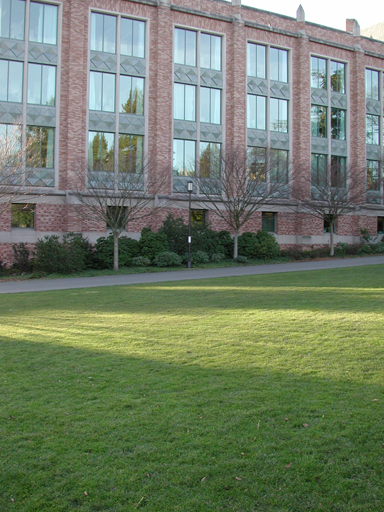
%> input picture examples/dataset1/pano1_0008.bmp, 384 x 512 px
$ octave --eval "result = crop2rect(imread('../examples/dataset1/pano1_0008.bmp'));"   (GNU Octave 9; MATLAB toolbox functions it lacks are replaced by stand-ins)
%> lines starting %> are read from the running program, lines starting %| are printed output that depends on the picture
function [ result ] = crop2rect( I )
    G = rgb2gray(I);
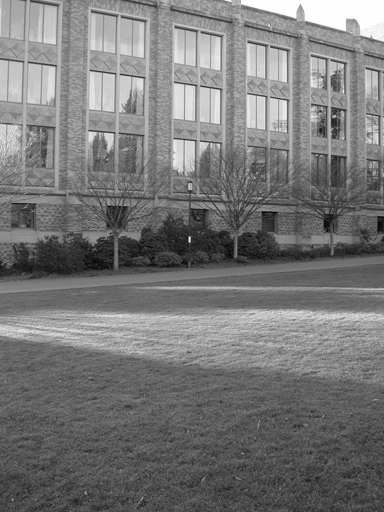
%> G: size 512x384 uint8; min 4, max 255, mean 119.8
    threshold = 0.99;
    [h, w, ~] = size(I);
%> h = 512; w = 384
    left = 1;
    right = w;
%> right = 384
    top = 1;
    bottom = h;
%> bottom = 512
    flag = [false, false, false, false];
    while (nnz(flag) ~= 4)
        if (~flag(1))
            left = left + 1;
            if (sum(G(top : bottom, left)) / (bottom - top) >= threshold)
                flag(1) = true;
            end
        end
        if (~flag(2))
            right = right - 1;
            if (sum(G(top : bottom, right)) / (bottom - top) >= threshold)
                flag(2) = true;
            end
        end
        if (~flag(3))
            top = top + 1;
            if (sum(G(top, left : right)) / (right - left) >= threshold)
                flag(3) = true;
            end
        end
        if (~flag(4))
            bottom = bottom - 1;
            if (sum(G(bottom, left : right)) / (right - left) >= threshold)
                flag(4) = true;
            end
        end
    end
%> after the loop, flag = [true true true true]; left = 2; top = 2

    result = imcrop(I, [left, top, right - left, bottom - top]);
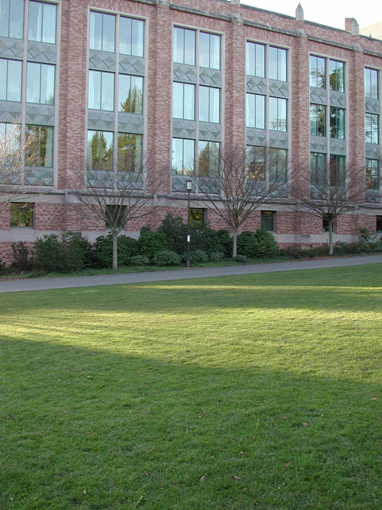
%> result: size 510x382x3 uint8; mean R, G, B 112.9, 126.3, 104
end

$ run again, on examples/dataset1/pano1_0009.bmp
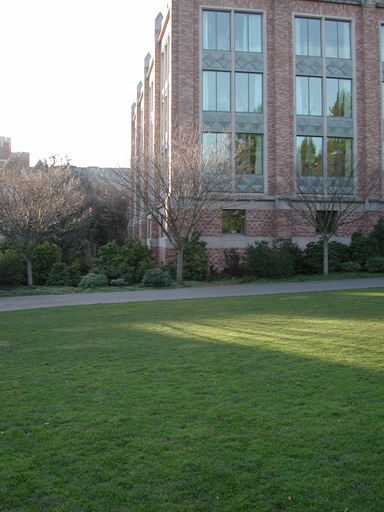
%> input picture examples/dataset1/pano1_0009.bmp, 384 x 512 px
%> in crop2rect, `G = rgb2gray(I);`:
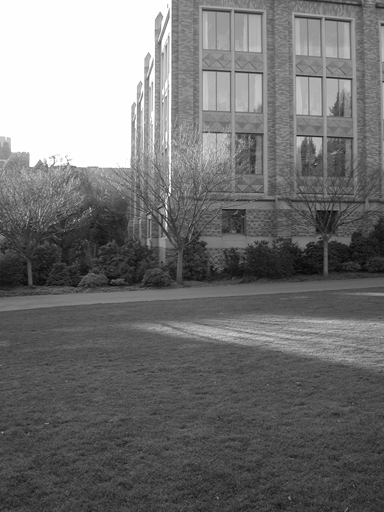
%> G: size 512x384 uint8; min 2, max 255, mean 114.1
%> after the loop in crop2rect, `while (nnz(flag) ~= 4)`: flag = [true true true true]; left = 2
%> in crop2rect, `result = imcrop(I, [left, top, right - left, bottom - top]);`:
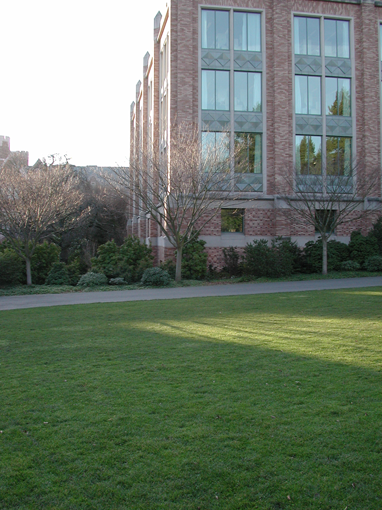
%> result: size 510x382x3 uint8; mean R, G, B 106.8, 119.7, 104

$ run again, on examples/dataset1/pano1_0010.bmp
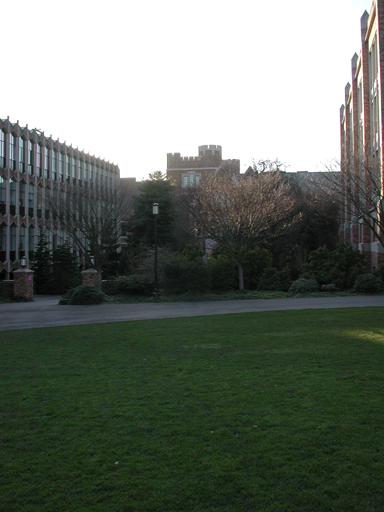
%> input picture examples/dataset1/pano1_0010.bmp, 384 x 512 px
%> in crop2rect, `G = rgb2gray(I);`:
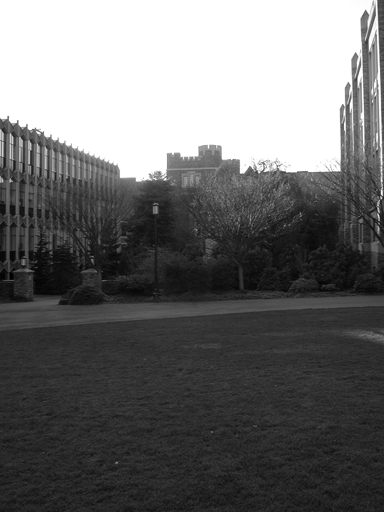
%> G: size 512x384 uint8; min 1, max 255, mean 110.2
%> after the loop in crop2rect, `while (nnz(flag) ~= 4)`: flag = [true true true true]; left = 2
%> in crop2rect, `result = imcrop(I, [left, top, right - left, bottom - top]);`:
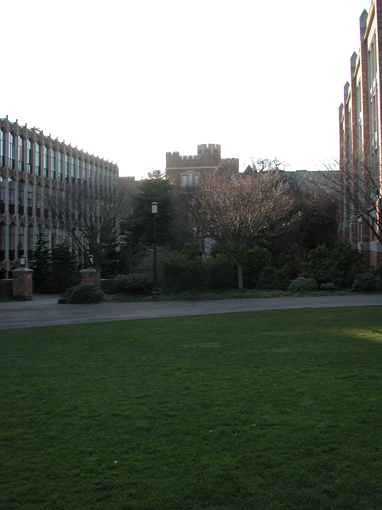
%> result: size 510x382x3 uint8; mean R, G, B 106, 113.5, 104.5

$ run again, on examples/dataset1/pano1_0011.bmp
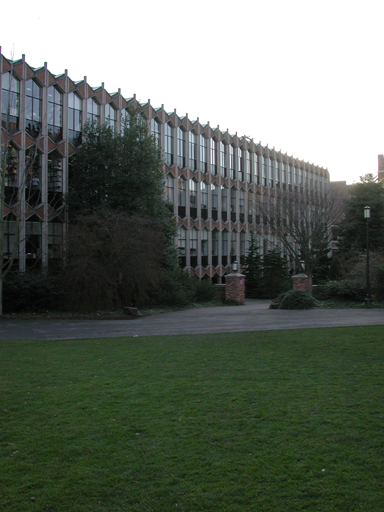
%> input picture examples/dataset1/pano1_0011.bmp, 384 x 512 px
%> in crop2rect, `G = rgb2gray(I);`:
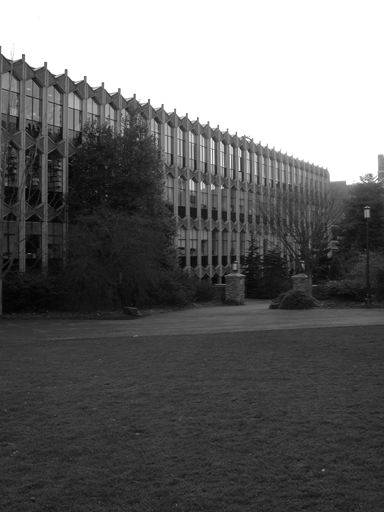
%> G: size 512x384 uint8; min 1, max 255, mean 103.7
%> after the loop in crop2rect, `while (nnz(flag) ~= 4)`: flag = [true true true true]; left = 2
%> in crop2rect, `result = imcrop(I, [left, top, right - left, bottom - top]);`:
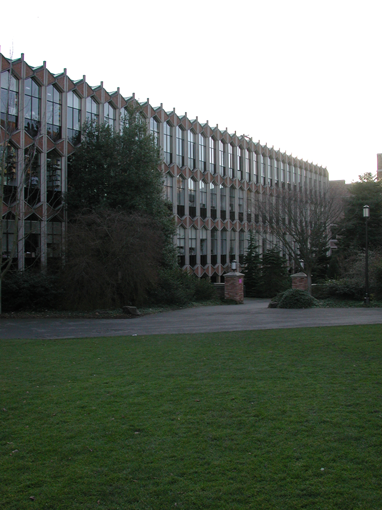
%> result: size 510x382x3 uint8; mean R, G, B 98.9, 107.1, 97.6
